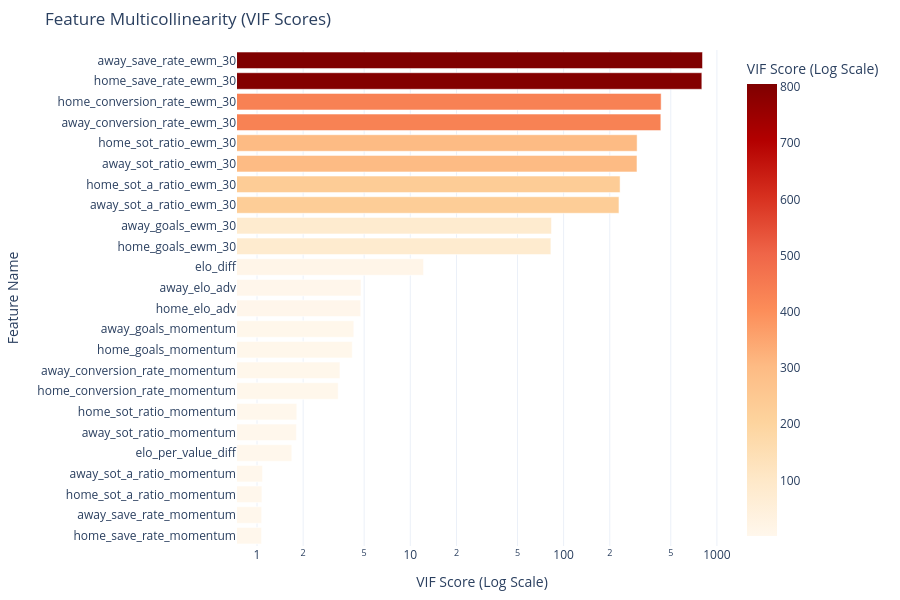

The notebook cell this image was saved under:
### Markdown cell above
#### Variance Inflation Factor

We now move on to our other unsupervised test: **Variance Inflation Factor (VIF)**  
The way VIF works is it runs a linear regression on each feature as the target and all the other features as inputs to the regression model. This lets it detect if a feature can be made using a linear combination of the other features. For each feature it gives a score from 0 to infinity. The smaller the value the more unpredictable the feature was. Using research we found an acceptable value was less than 5.

### Code cell
from pipeline.feature_engineering import calculate_vif
from pipeline.plotter import plot_vif
vif_results = pl.DataFrame(calculate_vif(ml_features))
plot_vif(vif_results)

### Figure 1 — Plotly figure (JSON) as saved in the notebook; plotly's stock layout.template omitted (floating-point values rounded to 4 significant figures)
{"data": [{"hovertemplate": "VIF Score (Log Scale)=%{marker.color}<br>Feature Name=%{y}<extra></extra>", "legendgroup": "", "marker": {"color": [805.4, 797.4, 432.7, 430.6, 301.6, 301.0, 233.5, 229.6, 83.28, 82.59, 12.2, 4.768, 4.746, 4.279, 4.18, 3.473, 3.383, 1.817, 1.807, 1.686, 1.085, 1.076, 1.072, 1.07], "coloraxis": "coloraxis", "pattern": {"shape": ""}}, "name": "", "orientation": "h", "showlegend": false, "textposition": "auto", "type": "bar", "x": [805.4, 797.4, 432.7, 430.6, 301.6, 301.0, 233.5, 229.6, 83.28, 82.59, 12.2, 4.768, 4.746, 4.279, 4.18, 3.473, 3.383, 1.817, 1.807, 1.686, 1.085, 1.076, 1.072, 1.07], "xaxis": "x", "y": ["away_save_rate_ewm_30", "home_save_rate_ewm_30", "home_conversion_rate_ewm_30", "away_conversion_rate_ewm_30", "home_sot_ratio_ewm_30", "away_sot_ratio_ewm_30", "home_sot_a_ratio_ewm_30", "away_sot_a_ratio_ewm_30", "away_goals_ewm_30", "home_goals_ewm_30", "elo_diff", "away_elo_adv", "home_elo_adv", "away_goals_momentum", "home_goals_momentum", "away_conversion_rate_momentum", "home_conversion_rate_momentum", "home_sot_ratio_momentum", "away_sot_ratio_momentum", "elo_per_value_diff", "away_sot_a_ratio_momentum", "home_sot_a_ratio_momentum", "away_save_rate_momentum", "home_save_rate_momentum"], "yaxis": "y"}], "layout": {"barmode": "relative", "coloraxis": {"colorbar": {"title": {"text": "VIF Score (Log Scale)"}}, "colorscale": [[0, "rgb(255,247,236)"], [0.125, "rgb(254,232,200)"], [0.25, "rgb(253,212,158)"], [0.375, "rgb(253,187,132)"], [0.5, "rgb(252,141,89)"], [0.625, "rgb(239,101,72)"], [0.75, "rgb(215,48,31)"], [0.875, "rgb(179,0,0)"], [1, "rgb(127,0,0)"]]}, "height": 600, "legend": {"tracegroupgap": 0}, "margin": {"b": 50, "l": 20, "r": 20, "t": 50}, "title": {"text": "Feature Multicollinearity (VIF Scores)"}, "xaxis": {"anchor": "y", "domain": [0, 1], "title": {"text": "VIF Score (Log Scale)"}, "type": "log"}, "yaxis": {"anchor": "x", "categoryorder": "total ascending", "domain": [0, 1], "title": {"text": "Feature Name"}}}}
